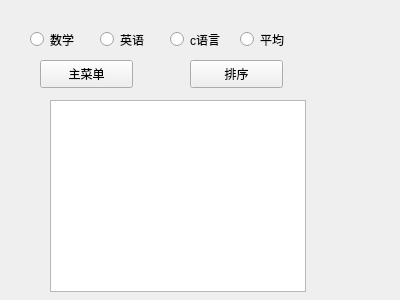
<?xml version="1.0" encoding="UTF-8"?>
<ui version="4.0">
 <class>SortWidget</class>
 <widget class="QWidget" name="SortWidget">
  <property name="geometry">
   <rect>
    <x>0</x>
    <y>0</y>
    <width>400</width>
    <height>300</height>
   </rect>
  </property>
  <property name="windowTitle">
   <string>Form</string>
  </property>
  <widget class="QPushButton" name="returnButton">
   <property name="geometry">
    <rect>
     <x>40</x>
     <y>60</y>
     <width>93</width>
     <height>28</height>
    </rect>
   </property>
   <property name="text">
    <string>主菜单</string>
   </property>
  </widget>
  <widget class="QRadioButton" name="mathradioButton">
   <property name="geometry">
    <rect>
     <x>30</x>
     <y>30</y>
     <width>115</width>
     <height>19</height>
    </rect>
   </property>
   <property name="text">
    <string>数学</string>
   </property>
  </widget>
  <widget class="QRadioButton" name="EnradioButton">
   <property name="geometry">
    <rect>
     <x>100</x>
     <y>30</y>
     <width>115</width>
     <height>19</height>
    </rect>
   </property>
   <property name="text">
    <string>英语</string>
   </property>
  </widget>
  <widget class="QRadioButton" name="CradioButton">
   <property name="geometry">
    <rect>
     <x>170</x>
     <y>30</y>
     <width>115</width>
     <height>19</height>
    </rect>
   </property>
   <property name="text">
    <string>c语言</string>
   </property>
  </widget>
  <widget class="QRadioButton" name="avgradioButton">
   <property name="geometry">
    <rect>
     <x>240</x>
     <y>30</y>
     <width>115</width>
     <height>19</height>
    </rect>
   </property>
   <property name="text">
    <string>平均</string>
   </property>
  </widget>
  <widget class="QPushButton" name="sortButton">
   <property name="geometry">
    <rect>
     <x>190</x>
     <y>60</y>
     <width>93</width>
     <height>28</height>
    </rect>
   </property>
   <property name="text">
    <string>排序</string>
   </property>
  </widget>
  <widget class="QTableWidget" name="tableWidget">
   <property name="geometry">
    <rect>
     <x>50</x>
     <y>100</y>
     <width>256</width>
     <height>192</height>
    </rect>
   </property>
  </widget>
 </widget>
 <resources/>
 <connections/>
</ui>
